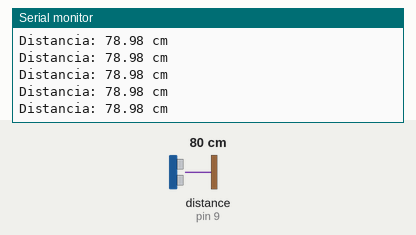
A sketch run on a simulated Arduino Uno, built with avr-gcc and run on an emulated ATmega328P. Shown: the last lines printed to the serial monitor. Wiring (inferred from the names in the program): ultrasonic range finder: trigger pin 8; echo pin 9. The test bench sets the inputs (shaded band); at power-on: distance to the obstacle (sensor on pin 9) 80 cm. The echo pulse lasts 58.3 µs per cm.

Above: at 1.2 s.
1.3 s: distance to the obstacle (sensor on pin 9) set to 2 cm
At 1.72 s:
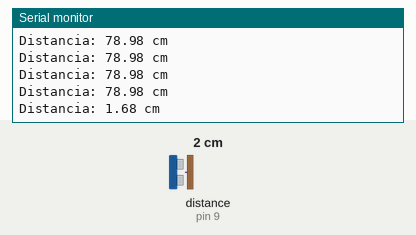
4.3 s: distance to the obstacle (sensor on pin 9) set to 4 cm
At 4.48 s:
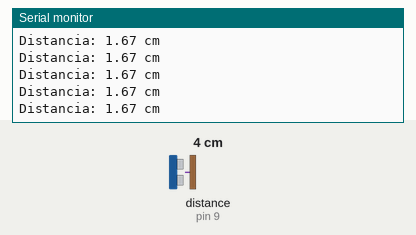
Timing chart, 0 to 7.3 s (numbered marks = the images above; inputs shaded):
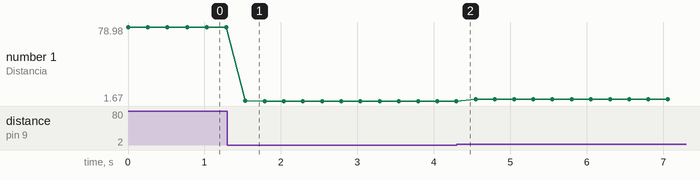

Measured:
- after the input at 1.3 s, the serial monitor: prints a new line after 0.23 s (image 1)
- plotted number 1: 78.98 → 1.67 after the input at 1.3 s, 1.67 → 3.66 after the input at 4.3 s

The sketch:

ej07.ino
```cpp
#define trig 8
#define echo 9

void setup(){
  Serial.begin(9600);
  pinMode(trig, OUTPUT);
  pinMode(echo, INPUT);
}

void loop(){
  digitalWrite(trig, LOW);
  delayMicroseconds(5);
  digitalWrite(trig, HIGH);
  delayMicroseconds(10);
  digitalWrite(trig, LOW);

  int duration = pulseIn(echo, HIGH);

  double cm = duration*0.034/2;
  Serial.print("Distancia: ");
  Serial.print(cm);
  Serial.println(" cm");
  delay(250);
}
```
